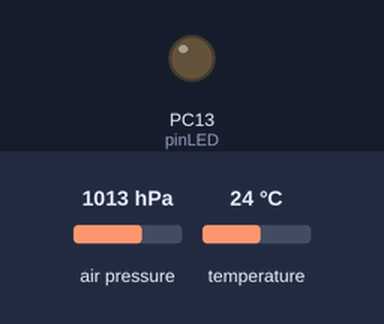
This sketch was run on a simulated STM32 Blue Pill. On the bench: output pins drawn as LEDs (lit = HIGH). The inputs (shaded band) are chosen by the test bench; at power-on: air pressure 1013 hPa, temperature 24 °C. Storage starts empty; what the sketch prints to the serial monitor is not drawn.

Above: at 1.0 s.
At 3.0 s:
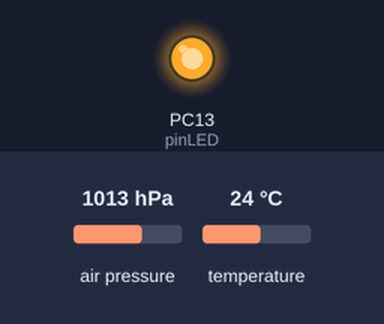
Timing chart, 0 to 5.2 s (numbered marks = the images above):
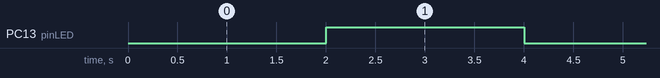

The sketch:

Rocket_Avionics_Rev2-1_STM32-Alt.ino
```cpp
// Rocket Avionics Datalogger - Rev2-1 STM32 Altimeter Only
// 2022-07-30
//
// This program is used to log sensor data during the launch of a
// model rocket. The program is run on a microcontroller connected
// to a BMP280 to obtain altitude, and a MicroSD card reader to
// store the data.
//
// The BMP280 is connected via I2C.
// The MicroSD card reader is connected using SPI.
// The data is stored to the MicroSD card as a CSV file.
// The datalogger starts at power-up.


// Libraries:
#include <Wire.h>
#include <SPI.h>
#include <SD.h>
#include <Adafruit_BMP280.h>


// Global variables:
const int pinChipSelect = PA4;
const int pinLED = PC13;
unsigned long intervalLED = 1000;
unsigned long intervalLEDfailure = 250;
unsigned long intervalLEDsuccess = 2000;
int stateLED = LOW;
unsigned long previousMillis = 0;


// Classes:
Adafruit_BMP280 bmp;


void setup(void) {

  Serial.begin(115200);

  // Set up the status LED.
  pinMode(pinLED, OUTPUT);
  digitalWrite(pinLED, stateLED);

  // Initialize the MicroSD card.
  Serial.print("Initializing SD card...");
  if (!SD.begin(pinChipSelect)) {
    Serial.println("Failed to find the SD card.");
    blinkLEDError(intervalLEDfailure);
  }
  Serial.println("Card initialized.");

  // Create the field headings within the data file on the MicroSD card.
  File dataFile = SD.open("DATALOG.TXT", FILE_WRITE);

  if (dataFile) {
    dataFile.println("Microseconds, Temperature (C), Air Pressure (Pa), Altitude (m), ");
    dataFile.close();
  }
  else {
    Serial.println("Error opening the log file.");
    blinkLEDError(intervalLEDfailure);
  }

  // Initialize the BMP280 sensor.
  if (!bmp.begin(BMP280_ADDRESS_ALT, BMP280_CHIPID)) {
    Serial.println("Failed to find the BMP280 sensor.");
    blinkLEDError(intervalLEDfailure);
  }
  bmp.setSampling(Adafruit_BMP280::MODE_NORMAL,     // Operating Mode
                  Adafruit_BMP280::SAMPLING_X2,     // Temp. oversampling
                  Adafruit_BMP280::SAMPLING_X16,    // Pressure oversampling
                  Adafruit_BMP280::FILTER_X16,      // Filtering
                  Adafruit_BMP280::STANDBY_MS_1);   // Standby time
  Serial.println("BMP280 initialized.");

  // Report successful completion of initialization stage.
  Serial.println("Initialization successful.");
  intervalLED = intervalLEDsuccess;

}


void loop(void) {

  // Open the file. If the file is available, write to it. If not, report an error.
  File dataFile = SD.open("DATALOG.TXT", FILE_WRITE);

  if (dataFile) {
    dataFile.print(micros());
    dataFile.print(",");
    dataFile.print(bmp.readTemperature(),2);
    dataFile.print(",");
    dataFile.print(bmp.readPressure(),2);
    dataFile.print(",");
    dataFile.println(bmp.readAltitude(1013.25),2);
    dataFile.close();
  }
  else {
    Serial.println("Error opening the log file.");
    intervalLED = intervalLEDfailure;
  }

  // Blink the LED to report successful initialization or runtime error, while program keeps running.
  unsigned long currentMillis = millis();
  if (currentMillis - previousMillis >= intervalLED) {
    previousMillis = currentMillis;

    if (stateLED == LOW) {
      stateLED = HIGH;
    } else {
      stateLED = LOW;
    }

    digitalWrite(pinLED, stateLED);
  }

}


// Blink the LED to report initialization failure and stop program.
void blinkLEDError(unsigned long blinkInterval) {
  while (1) {
    digitalWrite(pinLED, HIGH);
    delay(blinkInterval);
    digitalWrite(pinLED, LOW);
    delay(blinkInterval);
  }
}
```

Measured:
- by itself, PC13 (pinLED): alternates HIGH for 2.0 s and LOW for 2.0 s
